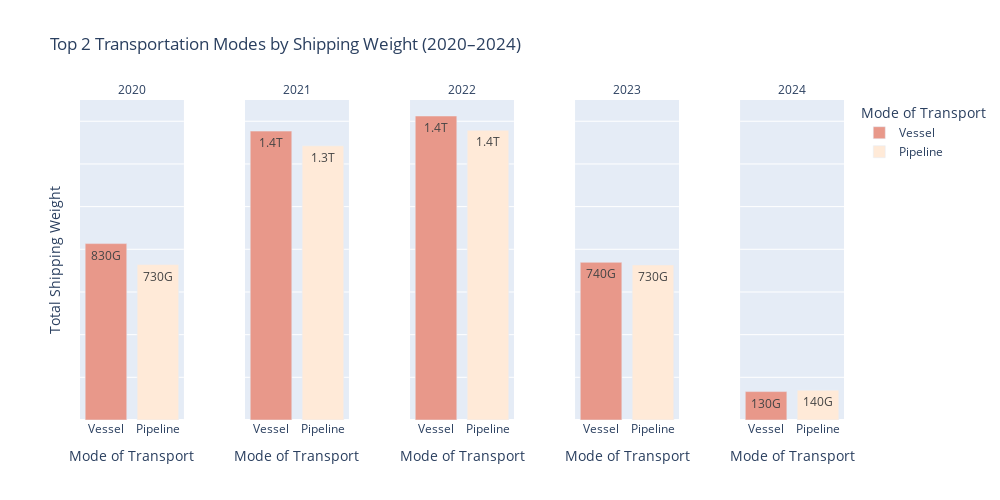

This figure's notebook cell:
### Code cell
color_map = {
    "Vessel": "#E8988A",
    "Air": "#ff7f0e",
    "Mail": "#2ca02c",
    "Truck": "#d62728",
    "Rail": "#9467bd",
    "Pipeline": "#FFEAD8",
    "Other": "#e377c2",
    "FTZs": "#7f7f7f"
}


fig_shipwt = px.bar(
    top2_shipwt,
    x = "DISAGMOT",
    y = "SHIPWT",
    color = "DISAGMOT",
    facet_col = "YEAR",
    title = "Top 2 Transportation Modes by Shipping Weight (2020–2024)",
    labels = {"DISAGMOT": "Mode of Transport", "SHIPWT": "Total Shipping Weight"},
    text_auto = ".2s",
    facet_col_spacing = 0.08,
    color_discrete_map = color_map
)
fig_shipwt.update_layout(
    height = 500, 
    width = 1000,
    showlegend = True,
    yaxis=dict(
        showticklabels=False
    )
)

fig_shipwt.for_each_annotation(lambda a: a.update(text = a.text.split("=")[-1])) 
fig_shipwt.show()

### Figure 1 — Plotly figure (JSON) as saved in the notebook; plotly's stock layout.template omitted (floating-point values rounded to 4 significant figures)
{"data": [{"alignmentgroup": "True", "hovertemplate": "Mode of Transport=%{x}<br>YEAR=2020<br>Total Shipping Weight=%{y}<extra></extra>", "legendgroup": "Vessel", "marker": {"color": "#E8988A", "pattern": {"shape": ""}}, "name": "Vessel", "offsetgroup": "Vessel", "orientation": "v", "showlegend": true, "textposition": "auto", "texttemplate": "%{y:.2s}", "type": "bar", "x": ["Vessel"], "xaxis": "x", "y": [826666462157], "yaxis": "y"}, {"alignmentgroup": "True", "hovertemplate": "Mode of Transport=%{x}<br>YEAR=2021<br>Total Shipping Weight=%{y}<extra></extra>", "legendgroup": "Vessel", "marker": {"color": "#E8988A", "pattern": {"shape": ""}}, "name": "Vessel", "offsetgroup": "Vessel", "orientation": "v", "showlegend": false, "textposition": "auto", "texttemplate": "%{y:.2s}", "type": "bar", "x": ["Vessel"], "xaxis": "x2", "y": [1353793662955], "yaxis": "y2"}, {"alignmentgroup": "True", "hovertemplate": "Mode of Transport=%{x}<br>YEAR=2022<br>Total Shipping Weight=%{y}<extra></extra>", "legendgroup": "Vessel", "marker": {"color": "#E8988A", "pattern": {"shape": ""}}, "name": "Vessel", "offsetgroup": "Vessel", "orientation": "v", "showlegend": false, "textposition": "auto", "texttemplate": "%{y:.2s}", "type": "bar", "x": ["Vessel"], "xaxis": "x3", "y": [1424665965230], "yaxis": "y3"}, {"alignmentgroup": "True", "hovertemplate": "Mode of Transport=%{x}<br>YEAR=2023<br>Total Shipping Weight=%{y}<extra></extra>", "legendgroup": "Vessel", "marker": {"color": "#E8988A", "pattern": {"shape": ""}}, "name": "Vessel", "offsetgroup": "Vessel", "orientation": "v", "showlegend": false, "textposition": "auto", "texttemplate": "%{y:.2s}", "type": "bar", "x": ["Vessel"], "xaxis": "x4", "y": [739058827340], "yaxis": "y4"}, {"alignmentgroup": "True", "hovertemplate": "Mode of Transport=%{x}<br>YEAR=2024<br>Total Shipping Weight=%{y}<extra></extra>", "legendgroup": "Vessel", "marker": {"color": "#E8988A", "pattern": {"shape": ""}}, "name": "Vessel", "offsetgroup": "Vessel", "orientation": "v", "showlegend": false, "textposition": "auto", "texttemplate": "%{y:.2s}", "type": "bar", "x": ["Vessel"], "xaxis": "x5", "y": [133167302623], "yaxis": "y5"}, {"alignmentgroup": "True", "hovertemplate": "Mode of Transport=%{x}<br>YEAR=2020<br>Total Shipping Weight=%{y}<extra></extra>", "legendgroup": "Pipeline", "marker": {"color": "#FFEAD8", "pattern": {"shape": ""}}, "name": "Pipeline", "offsetgroup": "Pipeline", "orientation": "v", "showlegend": true, "textposition": "auto", "texttemplate": "%{y:.2s}", "type": "bar", "x": ["Pipeline"], "xaxis": "x", "y": [728462275796], "yaxis": "y"}, {"alignmentgroup": "True", "hovertemplate": "Mode of Transport=%{x}<br>YEAR=2021<br>Total Shipping Weight=%{y}<extra></extra>", "legendgroup": "Pipeline", "marker": {"color": "#FFEAD8", "pattern": {"shape": ""}}, "name": "Pipeline", "offsetgroup": "Pipeline", "orientation": "v", "showlegend": false, "textposition": "auto", "texttemplate": "%{y:.2s}", "type": "bar", "x": ["Pipeline"], "xaxis": "x2", "y": [1284822258084], "yaxis": "y2"}, {"alignmentgroup": "True", "hovertemplate": "Mode of Transport=%{x}<br>YEAR=2022<br>Total Shipping Weight=%{y}<extra></extra>", "legendgroup": "Pipeline", "marker": {"color": "#FFEAD8", "pattern": {"shape": ""}}, "name": "Pipeline", "offsetgroup": "Pipeline", "orientation": "v", "showlegend": false, "textposition": "auto", "texttemplate": "%{y:.2s}", "type": "bar", "x": ["Pipeline"], "xaxis": "x3", "y": [1357785192288], "yaxis": "y3"}, {"alignmentgroup": "True", "hovertemplate": "Mode of Transport=%{x}<br>YEAR=2023<br>Total Shipping Weight=%{y}<extra></extra>", "legendgroup": "Pipeline", "marker": {"color": "#FFEAD8", "pattern": {"shape": ""}}, "name": "Pipeline", "offsetgroup": "Pipeline", "orientation": "v", "showlegend": false, "textposition": "auto", "texttemplate": "%{y:.2s}", "type": "bar", "x": ["Pipeline"], "xaxis": "x4", "y": [726865376618], "yaxis": "y4"}, {"alignmentgroup": "True", "hovertemplate": "Mode of Transport=%{x}<br>YEAR=2024<br>Total Shipping Weight=%{y}<extra></extra>", "legendgroup": "Pipeline", "marker": {"color": "#FFEAD8", "pattern": {"shape": ""}}, "name": "Pipeline", "offsetgroup": "Pipeline", "orientation": "v", "showlegend": false, "textposition": "auto", "texttemplate": "%{y:.2s}", "type": "bar", "x": ["Pipeline"], "xaxis": "x5", "y": [139876704796], "yaxis": "y5"}], "layout": {"annotations": [{"font": {}, "showarrow": false, "text": "2020", "x": 0.068, "xanchor": "center", "xref": "paper", "y": 1, "yanchor": "bottom", "yref": "paper"}, {"font": {}, "showarrow": false, "text": "2021", "x": 0.284, "xanchor": "center", "xref": "paper", "y": 1, "yanchor": "bottom", "yref": "paper"}, {"font": {}, "showarrow": false, "text": "2022", "x": 0.5, "xanchor": "center", "xref": "paper", "y": 1, "yanchor": "bottom", "yref": "paper"}, {"font": {}, "showarrow": false, "text": "2023", "x": 0.716, "xanchor": "center", "xref": "paper", "y": 1, "yanchor": "bottom", "yref": "paper"}, {"font": {}, "showarrow": false, "text": "2024", "x": 0.932, "xanchor": "center", "xref": "paper", "y": 1, "yanchor": "bottom", "yref": "paper"}], "barmode": "relative", "height": 500, "legend": {"title": {"text": "Mode of Transport"}, "tracegroupgap": 0}, "showlegend": true, "title": {"text": "Top 2 Transportation Modes by Shipping Weight (2020–2024)"}, "width": 1000, "xaxis": {"anchor": "y", "categoryarray": ["Vessel", "Pipeline"], "categoryorder": "array", "domain": [0, 0.136], "title": {"text": "Mode of Transport"}}, "xaxis2": {"anchor": "y2", "categoryarray": ["Vessel", "Pipeline"], "categoryorder": "array", "domain": [0.216, 0.352], "matches": "x", "title": {"text": "Mode of Transport"}}, "xaxis3": {"anchor": "y3", "categoryarray": ["Vessel", "Pipeline"], "categoryorder": "array", "domain": [0.432, 0.568], "matches": "x", "title": {"text": "Mode of Transport"}}, "xaxis4": {"anchor": "y4", "categoryarray": ["Vessel", "Pipeline"], "categoryorder": "array", "domain": [0.648, 0.784], "matches": "x", "title": {"text": "Mode of Transport"}}, "xaxis5": {"anchor": "y5", "categoryarray": ["Vessel", "Pipeline"], "categoryorder": "array", "domain": [0.864, 1.0], "matches": "x", "title": {"text": "Mode of Transport"}}, "yaxis": {"anchor": "x", "domain": [0, 1], "showticklabels": false, "title": {"text": "Total Shipping Weight"}}, "yaxis2": {"anchor": "x2", "domain": [0, 1], "matches": "y", "showticklabels": false}, "yaxis3": {"anchor": "x3", "domain": [0, 1], "matches": "y", "showticklabels": false}, "yaxis4": {"anchor": "x4", "domain": [0, 1], "matches": "y", "showticklabels": false}, "yaxis5": {"anchor": "x5", "domain": [0, 1], "matches": "y", "showticklabels": false}}}
